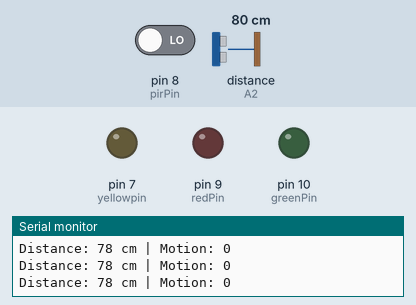
A sketch run on a simulated Arduino Uno, built with avr-gcc and run on an emulated ATmega328P. Parts: output pins drawn as LEDs (lit = HIGH), the last lines printed to the serial monitor. Wiring (inferred from the names in the program): ultrasonic range finder: trigger A1; echo A2. Dashed ring = blinking. The test bench sets the inputs (shaded band); at power-on: pin 8 (pirPin) LOW, distance to the obstacle (sensor on A2) 80 cm. The echo pulse lasts 58.3 µs per cm; pins used as bus, display or sensor lines are not drawn.

Above: at 1.2 s.
1.3 s: pin 8 (pirPin) driven HIGH
At 1.88 s:
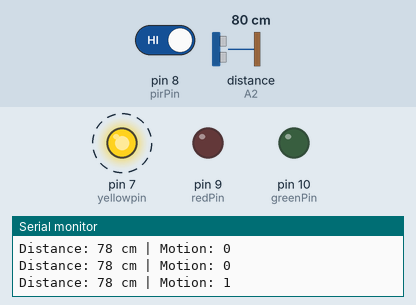
4.3 s: distance to the obstacle (sensor on A2) set to 149 cm
7.3 s: distance to the obstacle (sensor on A2) set to 156 cm
At 7.62 s:
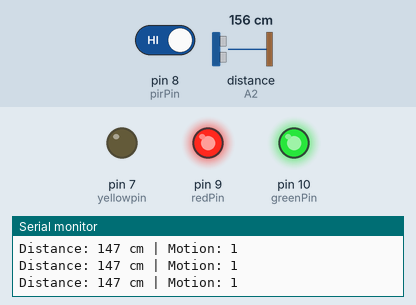
8.8 s: distance to the obstacle (sensor on A2) set to 2 cm
At 9.0 s:
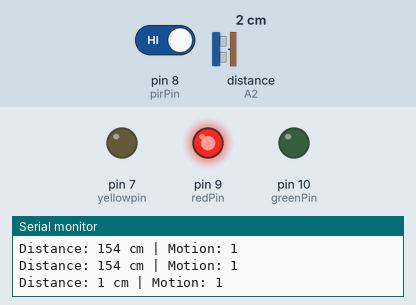
11.8 s: pin 8 (pirPin) driven LOW
At 12.7 s:
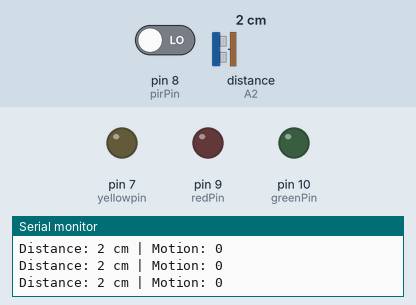
Timing chart, 0 to 14.4 s (numbered marks = the images above; inputs shaded):
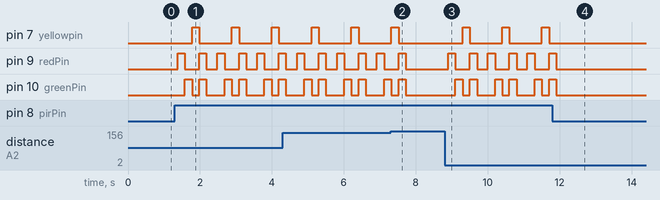

The sketch:

37_AnimalDeterrentLightSystem.ino
```cpp
/*
  Animal Deterrent Light System
  Components: Ultrasonic Sensor, IR Sensor, RGB LED
  Author: [Your Name]
  Date: [Date]
  Description: Detects animals using IR + Ultrasonic sensors and activates RGB LED light patterns to deter them.
*/

#define trigPin A1
#define echoPin A2
#define pirPin 8

#define redPin 9
#define greenPin 10
#define yellowpin 7

long duration;
int distance;
int motionDetected;

void setup() {
  Serial.begin(9600);

  pinMode(trigPin, OUTPUT);
  pinMode(echoPin, INPUT);
  pinMode(pirPin, INPUT);

  pinMode(redPin, OUTPUT);
  pinMode(greenPin, OUTPUT);
  pinMode(yellowpin, OUTPUT);

  Serial.println("Animal Deterrent Light System Initialized");
}

// Function to set RGB LED color
void setColor(int red, int green, int yellow) {
  analogWrite(redPin, red);
  analogWrite(greenPin, green);
  analogWrite(yellowpin, yellow);
}

// Function to measure distance
int getDistance() {
  digitalWrite(trigPin, LOW);
  delayMicroseconds(2);
  digitalWrite(trigPin, HIGH);
  delayMicroseconds(10);
  digitalWrite(trigPin, LOW);

  duration = pulseIn(echoPin, HIGH);
  distance = duration * 0.034 / 2; // convert to cm
  return distance;
}

void loop() {
  distance = getDistance();
  motionDetected = digitalRead(pirPin);

  Serial.print("Distance: ");
  Serial.print(distance);
  Serial.print(" cm | Motion: ");
  Serial.println(motionDetected);

  // If animal is detected
  if (motionDetected == HIGH && distance < 150) { // within 1.5m
    // Flash RGB patterns
    setColor(255, 0, 0); delay(200);  // Red
    setColor(0, 255, 0); delay(200);  // Green
    setColor(0, 0, 255); delay(200);  // Blue
    setColor(255, 255, 0); delay(200); // Yellow
    setColor(0, 0, 0); delay(200);    // Off (blink effect)
  }
  else {
    setColor(0, 0, 0); // LED Off when no animal
  }

  delay(100);
}
```

Measured:
- the behaviour switches between 151 and 152 cm on distance to the obstacle (sensor on A2) (found by bisection; images 1 and 2)
- after the input at 1.3 s, pin 7 (yellowpin): alternates HIGH for 0.20 s and LOW for 0.91 s, starting after 0.48 s; pin 9 (redPin): LOW → HIGH after 0.08 s, then repeats every 1.1 s: LOW 0.40 s, HIGH 0.20 s, LOW 0.31 s, HIGH 0.20 s; pin 10 (greenPin): LOW → HIGH after 0.28 s, then repeats every 1.1 s: LOW 0.20 s, HIGH 0.20 s, LOW 0.51 s, HIGH 0.20 s
- after the input at 7.3 s, pin 7 (yellowpin): goes on until 7.5 s, then stays LOW; pin 9 (redPin), pin 10 (greenPin): goes on until 7.7 s, then stays LOW
- after the input at 8.8 s, pin 7 (yellowpin): alternates HIGH for 0.20 s and LOW for 0.90 s, starting after 0.50 s; pin 9 (redPin): LOW → HIGH after 0.10 s, then repeats every 1.1 s: LOW 0.40 s, HIGH 0.20 s, LOW 0.30 s, HIGH 0.20 s; pin 10 (greenPin): LOW → HIGH after 0.30 s, then repeats every 1.1 s: LOW 0.20 s, HIGH 0.20 s, LOW 0.50 s, HIGH 0.20 s
- after the input at 11.8 s, pin 7 (yellowpin): stops changing and stays LOW; pin 9 (redPin), pin 10 (greenPin): goes on until 11.9 s, then stays LOW
